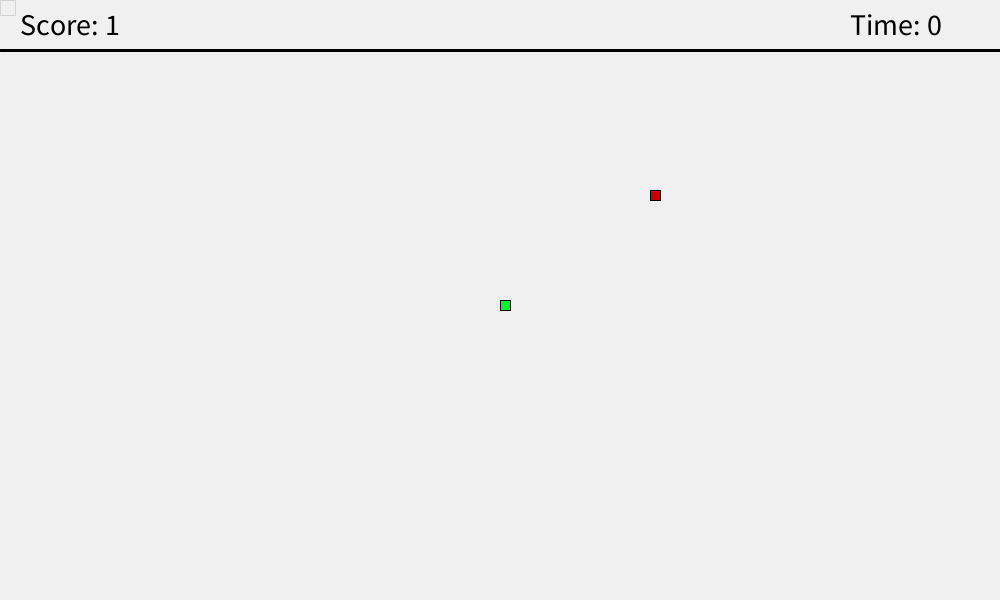
Frame 1 (no input)
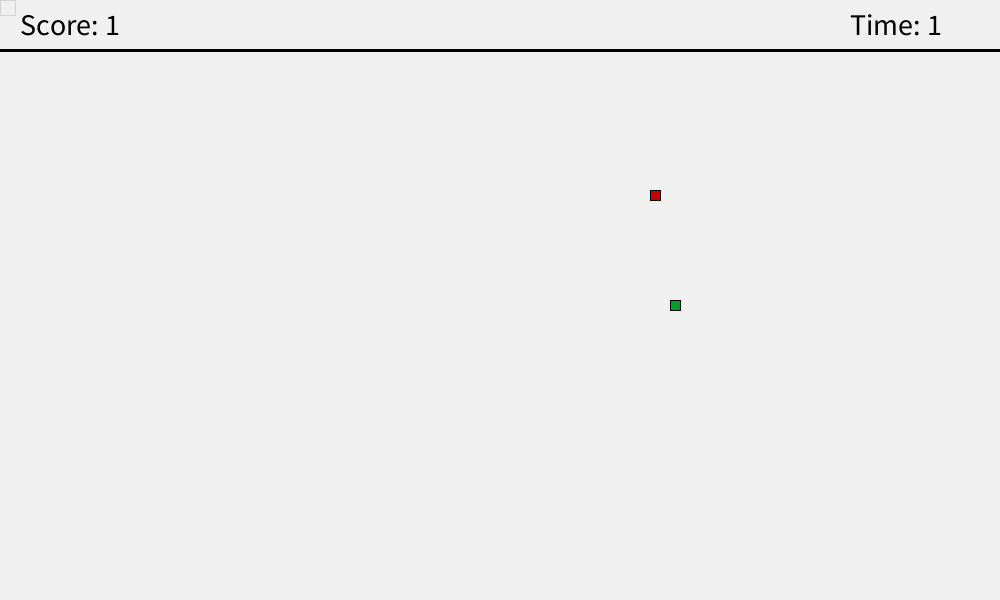
Frame 60 (the mouse pressed at the canvas centre just before this capture)
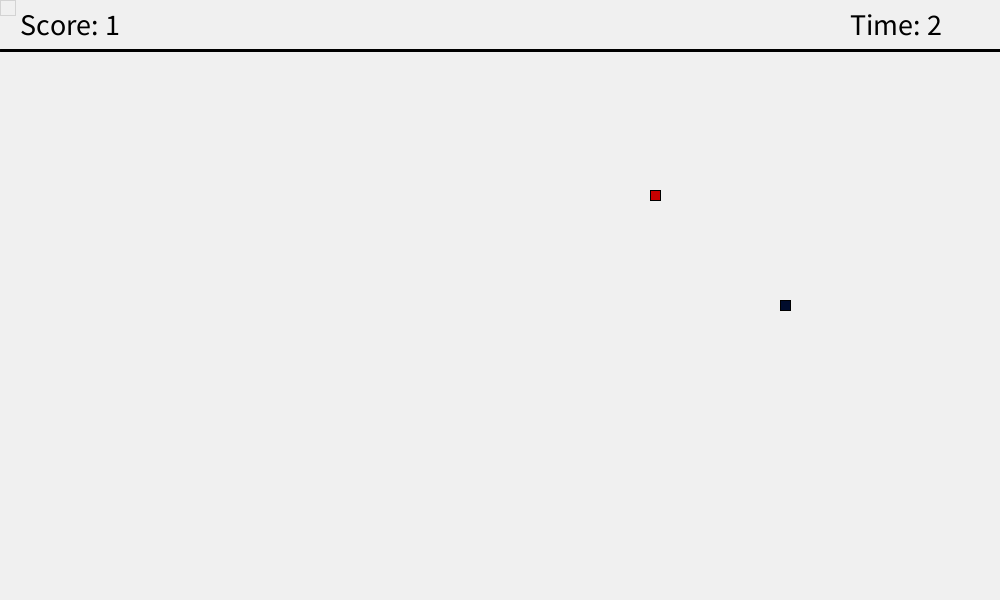
Frame 120 (the mouse held since frame 60 and released just before this capture)

The Processing sketch that drew these frames (run headless with seeded random() and noise(); from frame 60 on, the mouse is pressed at the canvas centre):

// Processing sketch: sketch_181222a
// ── sketch_181222a.pde
int lato = 10,larghezza=1000,altezza=600;
int x = 500;
int y = 300;

boolean end=false;
boolean ow=false;

int point = 1;
int selector=0;

int score=1;
int sec;

int fx;
int fy;

int time;
int intervallo=90;  // 45
int in=intervallo;

int direzione = 4;

int dir;

int[] lun = new int[1000000];
int[] lastlun = new int[(larghezza*altezza)/(lato*lato)];
void setup() {
  size(1000,600);
  strokeWeight(1);
  for(int i=0;i<1000;i++) {
    lun[i]=-10;
  }
  lun[0]=x;
  lun[1]=y;
  do {
    ow=false;
    fx=int(random(5,99));
    fy=int(random(5,59));
    fx*=10;
    fy*=10;
    for(int i=0;i<dir+2;i+=2) {
      if(fx==lastlun[i]&&fy==lastlun[i+1]) {
        ow=true;
      }
    }
  }while(ow);

 
}

void draw() {
  if(!end) sec=millis()/1000;
  if ((key == 'W'||key == 'w')&&direzione!=3) {
    direzione = 1;
  } 
  else if ((key == 'A'||key == 'a')&&direzione!=4) {
    direzione = 2;
  }
  else if ((key == 'S'||key == 's')&&direzione!=1) {
    direzione = 3;
  }
  else if ((key == 'D'||key == 'd')&&direzione!=2) {
    direzione = 4;
  }
  /*else if (key == 'K'||key == 'k') {
    selector-=2;
  }*/


  if(!end) {
    background(240);
  }
  strokeWeight(3);
  line(0,50,larghezza,50);
  strokeWeight(1);
  
  for(int i=selector;i<point*2;i++) {
    lastlun[i-selector]=lun[i];
    dir=i;
  }
  for(int i=0;i<dir+1-selector;i+=2) {
    fill(0,lastlun[i]%256,lastlun[i+1]%256);
    rect(lastlun[i],lastlun[i+1],lato,lato);
  }
  strokeWeight(0);
  fill(240);
  rect(0,0,(int)lato*1.5,(int)lato*1.5);
  strokeWeight(1);
  fill(200,0,0);
  rect(fx,fy,lato,lato);
  time=millis();
  if(time>intervallo) {
    point++;
    selector+=2;
    switch(direzione) {
    
    case 1:
    lun[dir+1]=lun[dir-1];
    lun[dir+2]=lun[dir]-lato;
    break;
    case 2:
    lun[dir+1]=lun[dir-1]-lato;
    lun[dir+2]=lun[dir];
    break;
    case 3:
    lun[dir+1]=lun[dir-1];
    lun[dir+2]=lun[dir]+lato;
    break;
    case 4:
    lun[dir+1]=lun[dir-1]+lato;
    lun[dir+2]=lun[dir];
    break;
    
    }
    if(lun[dir+1]==fx&&lun[dir+2]==fy){
      do {
        ow=false;
        fx=int(random(5,99));
        fy=int(random(5,59));
        fx*=10;
        fy*=10;
        for(int i=0;i<dir+2-selector;i+=2) {
          if(fx==lastlun[i]&&fy==lastlun[i+1]) {
            ow=true;
          }
        }
      }while(ow);
      selector-=2;
      score++;
    }
    if(lun[dir+1]>=larghezza||lun[dir+1]<0||lun[dir+2]>=altezza||lun[dir+2]<50) {
    fill(0,0,0);
    textSize(32);
    text("Game Over", 415, 40);
   
    selector=point*2;
    dir--;
    end=true;
    }
    for(int i=0;i<dir+1-selector;i+=2) {
      if(lun[dir+1]==lastlun[i]&&lun[dir+2]==lastlun[i+1]) {
        fill(0,0,0);
        textSize(32);
        text("Game Over", 415, 40);
        
        selector=point*2;
        dir--;
        end=true;
      }
    }
    
    intervallo+=in;
  }
  textSize(30);
  fill(0,0,0);
  text("Score: "+score, 20, 35);
  text("Time: "+sec, 850, 35);
}
